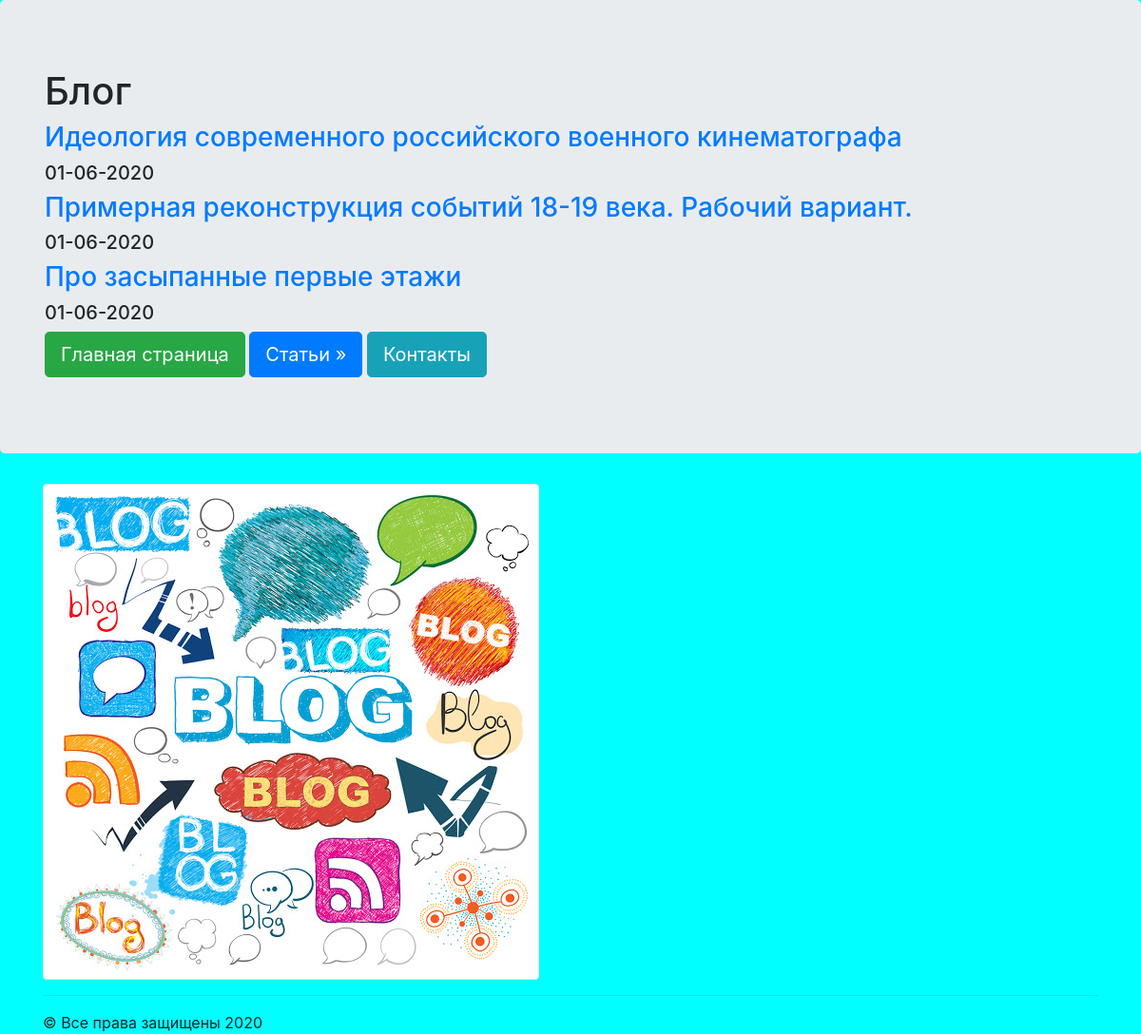
The app's page /articles/ with its own data.
### articles/models.py (models this page shows, shortened)
class Articles(models.Model):
    title = models.CharField(max_length=150)
    body = models.TextField()
    date = models.DateTimeField()

### articles/templates/articles/articles.html
{% extends "mainPage/wrapper.html" %}
{% block content %}
    {% for article in object_list %}
        <a href="/articles/{{article.id}}" ><h3>{{article.title}}</h3></a>
        <h5>{{article.date|date:"d-m-Y"}}</h5>
    {% endfor %}
{% endblock %}

### mainPage/templates/mainPage/wrapper.html (shortened to what this page needs)
<!DOCTYPE html>
<html lang="en">
    <head>
        {% load static %}
        <link rel="stylesheet" href="{% static 'mainPage/css/bootstrap.min.css' %}" type="text/css">
    </head>
    <body style="background-color: aqua;">
        <div class="jumbotron">
            <div class="container">
              <h1>{% include "mainPage/includes/included_html.html" %}</h1>
              {% block content %}
              {% endblock %}
              <p>
                <a href="/" class="btn btn-success btn-lg">Главная страница</a>
                <a href="/articles" class="btn btn-primary btn-lg">Статьи &raquo;</a>
                <a href="/contacts" class="btn btn-info btn-lg">Контакты </a>
              </p>
            </div>
          </div>
          <div class="container">
            <img src="{% static 'mainPage/img/blog.jpg' %}" class="img-thumbnail">
            <hr>
            &copy; Все права защищены 2020
          </div>
    </body>
</html>

### mainPage/templates/mainPage/includes/included_html.html
{% block content %}
<h1>Блог</h1>
{% endblock %}

### records on screen
Articles: title "Идеология современного российского военного кинематографа", date "01-06-2020"
Articles: title "Примерная реконструкция событий 18-19 века. Рабочий вариант.", date "01-06-2020"
Articles: title "Про засыпанные первые этажи", date "01-06-2020"
